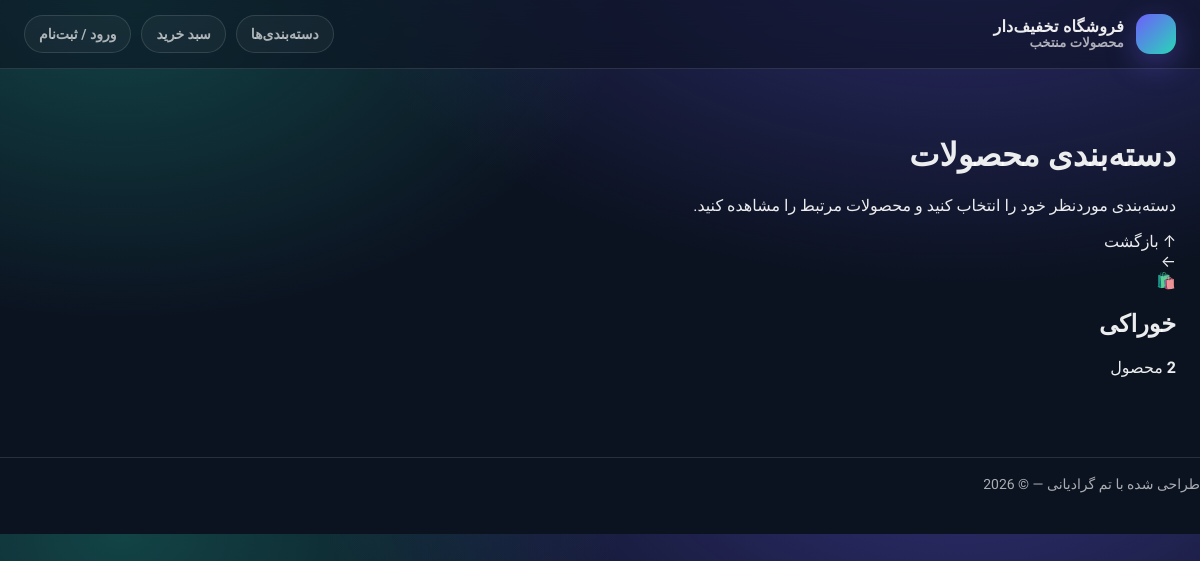
Page /catalog/category/ on the earlier database version.
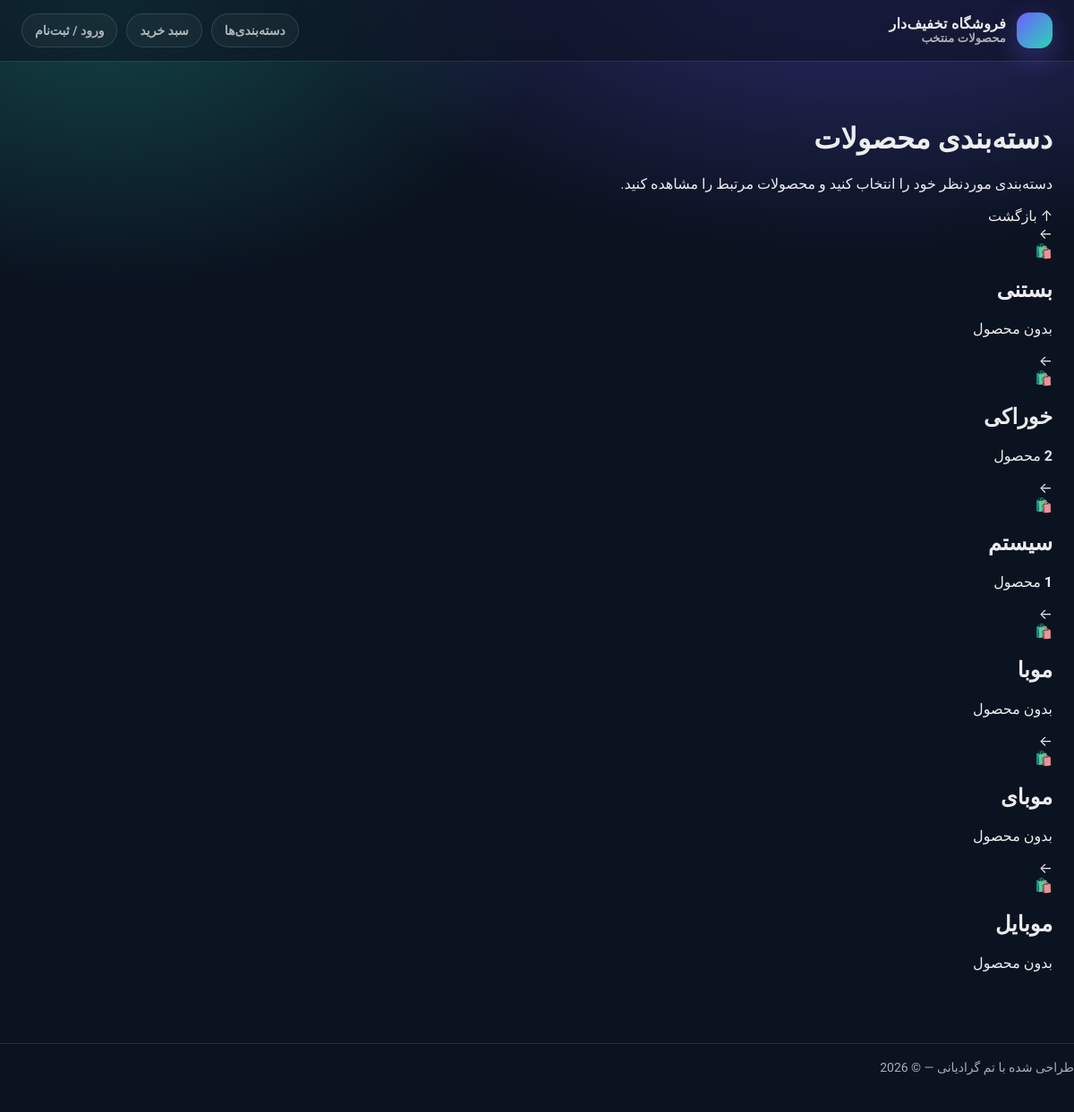
Same page on the later database version.
### catalog/models.py (models this page shows, shortened)
class Category(models.Model):
    name = models.CharField(max_length=100)
    slug = models.SlugField(max_length=100, unique=True)
    class Meta:
        verbose_name_plural = "Categories"
        ordering = ["name"]
        indexes = [models.Index(fields=["name"])]

### catalog/views.py (the view)
# urls.py: path('category/', views.CategoryListView.as_view(), name='category_list'),
class CategoryListView(generic.ListView):
    model = Category
    paginate_by = 20
    template_name = 'catalog/category_list.html'
    context_object_name = 'categories'

### cart/context_processors.py (called while the page is built)
def cart(request):
    return {'cart': Cart(request)}

### catalog/templates/catalog/category_list.html (shortened to what this page needs)
{% extends "parent/base.html" %}
{% load static %}
{% block content %}
<main class="categories-page">
    <div class="container">
        <header class="categories-header">
            <h1 class="categories-title">
                دسته‌بندی <span>محصولات</span>
            </h1>
            <p class="categories-description">
                دسته‌بندی موردنظر خود را انتخاب کنید و محصولات مرتبط را مشاهده کنید.
            </p>
            <a href="#top" class="back-to-top-btn" aria-label="بازگشت به بالای صفحه">
                ↑ بازگشت
            </a>
        </header>
        {% if categories %}
            <section
                class="categories-grid"
                aria-label="لیست دسته‌بندی‌ها"
            >
                {% for category in categories %}
                    <a
                        href="{% url 'catalog:product_list_category' category.slug %}"
                        class="category-card"
                    >
                        <span class="card-arrow" aria-hidden="true">←</span>
                        <div class="category-icon">
                            {% if category.icon %}
                                {{ category.icon }}
                            {% else %}
                                🛍️
                            {% endif %}
                        </div>
                        <h2 class="category-name">
                            {{ category.name }}
                        </h2>
                        {% if category.products.count %}
                            <p class="category-count">
                                <strong>{{ category.products.count }}</strong> محصول
                            </p>
                        {% else %}
                            <p class="category-count">
                                بدون محصول
                            </p>
                        {% endif %}
                    </a>
                {% endfor %}
            </section>
        {% endif %}
    </div>
</main>
{% endblock %}

Differences in the rows shown:
added Category: name "بستنی", shows "بدون محصول"
added Category: name "سیستم", products.count "1"
added Category: name "موبا", shows "بدون محصول"
added Category: name "موبای", shows "بدون محصول"
added Category: name "موبایل", shows "بدون محصول"
